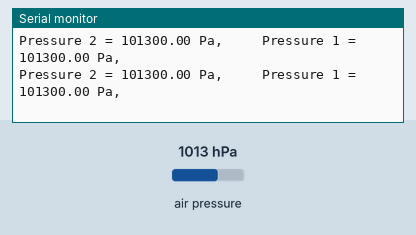
This sketch was run on a simulated Arduino Uno, built with avr-gcc and run on an emulated ATmega328P. Shown: the last lines printed to the serial monitor. The test bench sets the inputs (shaded band); at power-on: air pressure 1013 hPa.

Above: at 8.2 s.
8.3 s: air pressure set to 952 hPa
At 8.45 s:
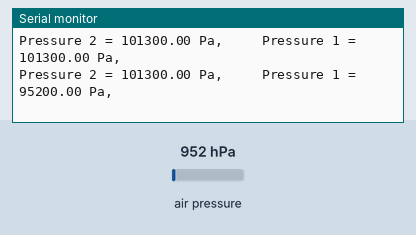
9.8 s: air pressure set to 1000 hPa
At 9.87 s:
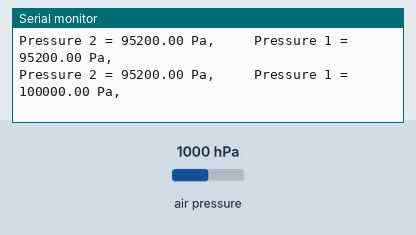
Timing chart, 0 to 12.8 s (numbered marks = the images above; inputs shaded):
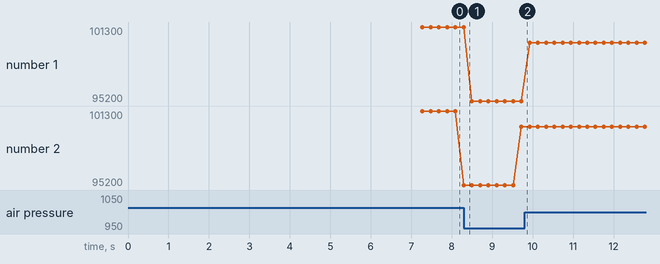

The sketch:

BMP280_2sensors_SPI_and_I2C_Wio_test.ino
```cpp
// SPI + I2C test code:


#include <Arduino.h>
#include <Wire.h>
#include <SPI.h>
#include <Adafruit_Sensor.h>
#include <Adafruit_BMP280.h>


#define BMP_SCL PIN_SPI_SCK // 3rd pin of BMP280, SCK. Pin 23 (PIN_SPI_SCK)
#define BMP_SDO PIN_SPI_MISO // 6th pin, MISO (Master IN Slave OUT). Pin 21 (PIN_SPI_MISO)
#define BMP_SDA PIN_SPI_MOSI // 4th pin, MOSI (Master OUT Slave IN). Pin 19 (PIN_SPI_MOSI)

#define BMP_CSB2 PIN_SPI_SS // 5th pin bmp1 (Slave SELECT). Pin 24 (PIN_SPI_SS)
// #define BMP_CSB2 32 // 5th pin bmp2 (Slave SELECT). Tried: pin 7, 13, 16, 26, 32, 33

// Currently: 3.3V to Pin 1, GND to 6, SCK to 23, MOSI to 19, CS1 to 24, MISO to 21, CS2 see above.

#define BMP280_ADDRESS_1 0x76
  // BMP280_REGISTER_CONTROL = 0xF4,
  // BMP280_REGISTER_PRESSUREDATA = 0xF7,

Adafruit_BMP280 bmp1; // I2C

Adafruit_BMP280 bmp2(BMP_CSB2, BMP_SDA, BMP_SDO, BMP_SCL); // SPI


void setup() {

  Serial.begin(9600);

  delay(5000);

  // Serial.print("\t");
  Serial.println("Starting BMP280 device 2...");
  Serial.println("Sensor 2 status: " + String(bmp2.begin()));

  if (!bmp2.begin()) {
    Serial.println("Sensor BMP280 device 2 was not found.");
  //   while (1);
  }
  // Serial.println("Initialize BMP280 2 completed.");

  delay(2000);

  Serial.println("Starting BMP280 device 1...");
  Serial.println("Sensor 1 status: " + String(bmp1.begin()));

  unsigned BMP280_status_1;
  BMP280_status_1 = bmp1.begin(BMP280_ADDRESS_1);
  Serial.println("BMP280 1 status: " + String(BMP280_status_1));

  if (!BMP280_status_1) { // if BMP280_status_1 <> 1
    Serial.println(F("Could not find a valid BMP280 sensor. Check wiring (after TURNING OFF the device) or "
                      "try a different address!"));
    Serial.print("SensorID was: 0x"); Serial.println(bmp1.sensorID(),16);
    Serial.print("        ID of 0xFF probably means a bad address, a BMP 180 or BMP 085\n");
    Serial.print("   ID of 0x56-0x58 represents a BMP 280,\n");
    Serial.print("        ID of 0x60 represents a BME 280.\n");
    Serial.print("        ID of 0x61 represents a BME 680.\n");
    // while (1) delay(10); // can't exit this loop unless BMP_status is empty
  }
     else {
     Serial.print("Detected BMP280 1. Proceeding...");
   }
  /* Default settings from the datasheet. */
  bmp1.setSampling(Adafruit_BMP280::MODE_NORMAL,     /* Operating Mode. */
                  Adafruit_BMP280::SAMPLING_X2,     /* Temp. oversampling */
                  Adafruit_BMP280::SAMPLING_X16,    /* Pressure oversampling */
                  Adafruit_BMP280::FILTER_X16,      /* Filtering. */
                  Adafruit_BMP280::STANDBY_MS_500); /* Standby time. */

}

void loop() {
  digitalWrite(BMP_CSB2, LOW);

  float pressure = bmp2.readPressure();
  Serial.print("Pressure 2 = ");
  Serial.print(pressure);
  Serial.print(" Pa,   ");
  Serial.print("\t");
  delay(100);

  digitalWrite(BMP_CSB2, HIGH);


  float pressure1 = bmp1.readPressure();
  Serial.print("Pressure 1 = ");
  Serial.print(pressure1);
  Serial.print(" Pa,   ");
  Serial.println();
  delay(100);


}
```

Measured:
- plotted number 1: 101300 → 95200 after the input at 8.3 s, 95200 → 100000 after the input at 9.8 s
- plotted number 2: 95200 → 100000 after the input at 8.3 s
